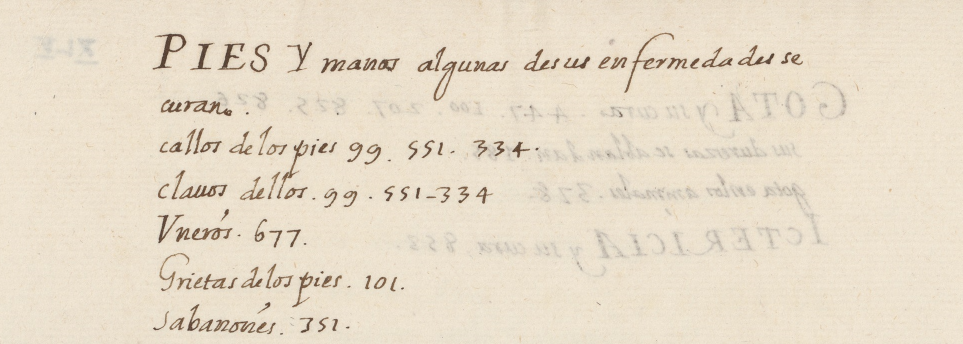
#> input picture joeal_data/hdibco2014/images/H08.png, 1925 x 688 px, found by its file name (shown at 1/2 size)
$ jupyter execute Bleedthrough_Classification.ipynb
#> lines starting #> are read from the running program, lines starting #| are printed output that depends on the picture; after the words box and inside, x2 and y2 are one past the last pixel; in counts of white or black regions, pixels touching at a corner belong together
# Bleed-through classification

Set `IMAGE_PATH` in the first code cell and select **Run All**. Use a Python 3 kernel with NumPy, OpenCV and Matplotlib. If needed, install them once with `%pip install numpy opencv-python matplotlib`.

The notebook reports whether a single scan shows signs of reverse-side ink and displays the candidate marks.

## Choose an image

The example uses a bundled H-DIBCO scan. Change the path to try another scan.

[cell 1]
IMAGE_PATH = "joeal_data/hdibco2014/images/H08.png"

## 1. Load the scan

OpenCV reads the scan as an 8-bit image. A relative path starts from the notebook kernel’s working folder. The original preview uses colour, and the algorithm uses grayscale.

[cell 2]
from pathlib import Path

import cv2
import matplotlib.pyplot as plt
import numpy as np

input_path = Path(IMAGE_PATH).expanduser()
if not input_path.is_absolute() and not input_path.is_file():
    input_path = Path.cwd().parent / input_path
input_path = input_path.resolve()
if not input_path.is_file():
    raise FileNotFoundError(f"Set IMAGE_PATH to an existing image file. Tried {input_path}")

original = cv2.imread(str(input_path), cv2.IMREAD_COLOR)
#> original is the input picture: shape (688, 1925, 3); mean B, G, R 200.8, 219.8, 231.4
if original is None:
    raise ValueError(f"OpenCV could not decode this image: {input_path}")
if min(original.shape[:2]) < 8:
    raise ValueError("The scan needs to be at least 8 pixels wide and tall.")

## Detection helpers

### Luminance

Convert BGR colour to one brightness value per pixel. Green gets the largest weight, followed by red and blue. The integer arithmetic rounds the weighted result back to an 8-bit pixel. A grayscale input passes through directly.

[cell 3]
def luminance(image):
    """Convert an OpenCV-order colour array to 8-bit grayscale."""
    if image.ndim == 2:
        return image
    blue, green, red = np.moveaxis(image.astype(np.int32), -1, 0)
    return ((3735 * blue + 19235 * green + 9798 * red + 16384) >> 15).astype(np.uint8)

### Area resize

Keep detection affordable by shrinking large scans. Each output pixel averages the source area it covers, including partial pixels at its borders. Cumulative sums let the inner helper calculate those averages efficiently in each direction.

[cell 4]
def area_resize(image, height, width):
    """Average the source pixel areas covered by each output pixel."""
    def along_axis(values, size):
        length = values.shape[-1]
        if size == length:
            return values
        boundaries = np.linspace(0, length, size + 1)
        left = boundaries.astype(int)
        cumulative = np.concatenate(
            (np.zeros_like(values[..., :1]), np.cumsum(values, axis=-1)), axis=-1
        )
        integrals = cumulative[..., left]
        integrals += values[..., np.minimum(left, length - 1)] * (boundaries - left)
        return np.diff(integrals, axis=-1) * (size / length)

    rows = along_axis(image.astype(np.float64), width)
    return np.rint(along_axis(rows.T, height).T).clip(0, 255).astype(np.uint8)

### One-dimensional filtering

Slide a row of weights along the chosen axis and sum the weighted neighbours for each pixel. Reflecting the image at the border gives the filter values to use near the edge. Gaussian smoothing and Sobel gradients both use this helper.

[cell 5]
def convolve_axis(image, kernel, axis):
    """Apply a one-dimensional kernel with reflected borders."""
    radius = len(kernel) // 2
    padding = [(0, 0)] * image.ndim
    padding[axis] = (radius, radius)
    padded = np.moveaxis(np.pad(image, padding, mode="reflect"), axis, 0)
    result = np.zeros_like(padded[radius:radius + image.shape[axis]], dtype=np.float32)
    for offset, weight in enumerate(kernel):
        result += weight * padded[offset:offset + image.shape[axis]]
    return np.moveaxis(result, 0, axis)

### Gaussian smoothing

Generate weights that decay with distance from the centre, then normalise them to add up to one. Applying these weights horizontally and vertically produces a smooth estimate of the page lighting. Larger sigma values smooth over a wider area.

[cell 6]
def gaussian(image, sigma):
    radius = round(4 * sigma)
    offsets = np.arange(-radius, radius + 1, dtype=np.float64)
    weights = np.exp(-0.5 * (offsets / sigma) ** 2)
    weights /= weights.sum()
    horizontal = convolve_axis(image, weights.astype(np.float32), 1)
    return convolve_axis(horizontal, weights.astype(np.float32), 0)

### Sobel edge strength

Lightly smooth the image, then estimate the horizontal and vertical changes in brightness with Sobel filters. Combine the two directions into one edge-strength value per pixel. Strong writing usually changes brightness more sharply than faint ghost strokes.

[cell 7]
def sobel_magnitude(image):
    smooth = (0.25, 0.5, 0.25)
    blurred = convolve_axis(convolve_axis(image, smooth, 1), smooth, 0)
    blurred = np.rint(blurred)
    derivative = (-1, 0, 1)
    smoothing = (1, 2, 1)
    dx = convolve_axis(convolve_axis(blurred, derivative, 1), smoothing, 0)
    dy = convolve_axis(convolve_axis(blurred, derivative, 0), smoothing, 1)
    return np.hypot(dx, dy)

### Mask expansion

Grow each marked pixel by a square neighbourhood of the requested radius. The classifier uses it to exclude faint pixels close to dark ink and to find the pixels along the dark ink boundary.

[cell 8]
def expand_mask(mask, radius, outside=False):
    """Mark pixels covered by a square neighbourhood of a foreground pixel."""
    height, width = mask.shape
    padded = np.pad(mask, radius, constant_values=outside)
    expanded = np.zeros_like(mask)
    for row in range(2 * radius + 1):
        for column in range(2 * radius + 1):
            expanded |= padded[row:row + height, column:column + width]
    return expanded

### Connected regions

Scan each row for runs of marked pixels. Join runs in adjacent rows when they touch horizontally or diagonally, then give each group a label and record its bounding box and pixel count. The classifier uses those measurements to decide which marks are plausible candidates.

[cell 9]
def connected_regions(mask):
    """Label 8-connected foreground by joining touching row runs."""
    parent = [0]
    runs = []
    previous = []

    def root(label):
        while parent[label] != label:
            parent[label] = parent[parent[label]]
            label = parent[label]
        return label

    for y, row in enumerate(mask):
        boundaries = np.flatnonzero(np.diff(row, prepend=False, append=False))
        current = []
        cursor = 0
        for start, end in boundaries.reshape(-1, 2):
            label = len(parent)
            parent.append(label)
            current.append((start, end, label))
            runs.append((y, start, end, label))
            while cursor < len(previous) and previous[cursor][1] < start:
                cursor += 1
            for index in range(cursor, len(previous)):
                left, _, predecessor = previous[index]
                if left > end:
                    break
                parent[root(predecessor)] = label
        previous = current

    labels = np.zeros(mask.shape, dtype=np.int32)
    regions = {}
    for y, start, end, label in runs:
        component = root(label)
        labels[y, start:end] = component
        x0, y0, x1, y1, area = regions.get(component, (start, y, end, y + 1, 0))
        regions[component] = (min(x0, start), y0, max(x1, end), y + 1, area + end - start)
    return labels, regions

### Histogram counts and sums

Count how often each brightness value appears. Build running totals for both pixel count and brightness so Otsu can calculate the size and mean of any intensity range by subtracting two totals.

[cell 10]
def _groups(image):
    counts = np.bincount(image.ravel(), minlength=256)
    levels = np.flatnonzero(counts)
    counts = counts[levels]
    weight = np.r_[0, np.cumsum(counts, dtype=np.float64)]
    moment = np.r_[0, np.cumsum(counts * levels, dtype=np.float64)]
    return levels, weight, moment

### Three-class Otsu

Try pairs of cutoffs that split the histogram into three non-empty groups. Score each pair by how well it separates the groups’ average brightness, accounting for how many pixels each group contains. The detector uses the winning cutoffs to find strong ink and middle-tone candidates.

[cell 11]
def threshold_multiotsu(image, classes=3):
    """Find two histogram splits that maximise variation between three groups."""
    if classes != 3:
        raise ValueError("Only three-class Otsu is implemented.")
    levels, weight, moment = _groups(image)
    if len(levels) < 3:
        raise ValueError("Three-class Otsu needs at least three intensity levels.")

    # Maximising the sum of count times mean squared is equivalent to
    # maximising between-class variance: the overall mean is fixed.
    best_score = -1.0
    best_pair = (1, 2)
    end = len(levels)
    for first in range(1, end - 1):
        second = np.arange(first + 1, end)
        scores = (
            moment[first] ** 2 / weight[first]
            + (moment[second] - moment[first]) ** 2 / (weight[second] - weight[first])
            + (moment[end] - moment[second]) ** 2 / (weight[end] - weight[second])
        )
        candidate = int(np.argmax(scores))
        if scores[candidate] > best_score:
            best_score = scores[candidate]
            best_pair = (first, int(second[candidate]))
    return tuple(int(levels[split - 1]) for split in best_pair)

## Classify the original scan

`bleedthrough_features` scales the longest side down to at most 1,200 pixels, corrects uneven lighting and splits brightness into three ranges. It treats the darkest range as an ink reference and looks for groups of middle-tone pixels away from that ink. It filters the groups by size, shape, fill and border contact.

The **tone score** is the middle-tone fraction of the page. The **component score** divides the area of retained groups by the dark ink area. The **edge score** makes the same comparison after giving more weight to groups whose edges are weaker than the dark ink edges.

The notebook uses the **edge flag** as the decision, matching the original pipeline. It requires a score of at least 0.04 and enough dark ink and candidate marks for the comparison. This is a heuristic from the project experiment. Faint front-side writing and ghost writing can look similar, and some subtle bleed-through can be missed.

[cell 12]
# Adapted from joeal_notebooks/Bleedthrough_detection_experiment.ipynb (Joeal branch).
THRESHOLDS = dict(tone=0.01, components=0.08, edges=0.04)


def bleedthrough_features(image, max_side=1200):
    if image is None or not isinstance(image,np.ndarray) or image.size == 0:
        raise ValueError('Expected a non-empty image')
    if image.dtype != np.uint8: raise ValueError('Expected uint8 input in [0,255]')
    if image.ndim == 2: gray = image
    elif image.ndim == 3 and image.shape[2] == 3: gray = luminance(image)
    else: raise ValueError('Expected greyscale or BGR image')
    if min(gray.shape)<8: raise ValueError('Image must be at least 8 pixels in each dimension')
    scale = min(1., max_side/max(gray.shape))
    size = (max(8,round(gray.shape[1]*scale)),max(8,round(gray.shape[0]*scale)))
    small_gray = area_resize(gray, size[1], size[0])
    # Detection-only lighting correction: broad scale preserves character-size marks.
    sigma = max(3.,0.08*min(small_gray.shape))
    illumination = gaussian(small_gray.astype(np.float32), sigma)
    norm = np.clip(small_gray.astype(np.float32)/np.maximum(illumination,1)*230,0,255).astype(np.uint8)
    h,w = norm.shape
    # Constant scans have no credible weak-ink class.
    if np.unique(norm).size >= 3:
        low,high = threshold_multiotsu(norm,classes=3)
        middle = (norm>low)&(norm<high)
        fg = norm<=low
    else:
        low=high=0; middle=np.zeros_like(norm,dtype=bool);fg=np.zeros_like(middle)
    # A fixed analysis-scale separation prevents foreground stroke edges dominating.
    near_fg = expand_mask(fg, radius=2)
    labels, regions = connected_regions(middle & ~near_fg)
    gradient = sobel_magnitude(small_gray)
    # Compare stroke boundaries, not interiors with zero gradient.
    fg_boundary = expand_mask(fg, radius=1) & expand_mask(~fg, radius=1)
    fg_grad = float(np.percentile(gradient[fg_boundary],75)) if fg_boundary.any() else 0.
    kept=[]; weighted_area=0.; details=[]
    for i, (x, y, right, bottom, area) in regions.items():
        bw, bh = right - x, bottom - y
        extent=area/(bw*bh); aspect=bw/max(bh,1)
        touches=x==0 or y==0 or x+bw==w or y+bh==h
        if area<5 or area>0.01*h*w or not (0.08<aspect<15) or extent<0.08:
            continue
        if touches and (area/max(bw,bh)<3): continue
        region = np.s_[y:bottom, x:right]
        component = labels[region] == i
        comp_grad = float(np.percentile(gradient[region][component], 75))
        weakness=float(np.clip(1-comp_grad/max(fg_grad,1),0,1))
        kept.append(i); weighted_area+=area*weakness
        details.append(dict(component=i,area=int(area),gradient=comp_grad,weakness=weakness))
    candidates=np.isin(labels,kept)
    area=int(candidates.sum()); fg_area=int(fg.sum())
    credible=fg_area>=0.002*h*w and len(kept)>=3 and area>=0.001*h*w
    scores=dict(tone=float(middle.mean()),components=area/max(fg_area,1),edges=weighted_area/max(fg_area,1))
    flags=dict(tone=scores['tone']>=THRESHOLDS['tone'],
      components=bool(credible and scores['components']>=THRESHOLDS['components']),
      edges=bool(credible and scores['edges']>=THRESHOLDS['edges']))
    return dict(scores=scores,flags=flags,credible=bool(credible),num_components=len(kept),
      candidate_fraction=float(candidates.mean()),foreground_fraction=float(fg.mean()),
      thresholds=(int(low),int(high)),middle=middle,candidates=candidates,
      analysis_gray=small_gray,analysis_normalised=norm,dark_ink_reference=fg,components=details)

## Display the classification

Run the detector on the original scan, print its decision and scores, and show where it found candidate marks. The right panel shows the marks at the detector’s analysis resolution.

[cell 13]
features = bleedthrough_features(original)
#> in convolve_axis, `radius = len(kernel) // 2`: radius = 137
#> in convolve_axis, `padded = np.moveaxis(np.pad(image, padding, mode="reflect"), axis, 0)`:
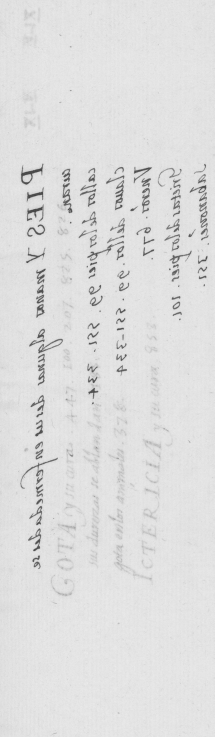
#> padded: shape (1474, 429) float32 (shown at 1/2 size); min 61, max 237, mean 222.1
#> the loop in convolve_axis, `for offset, weight in enumerate(kernel):` made 275 passes
#> weight on passes 1 to 3: 4.03e-06, 4.52e-06, 5.08e-06
#> call 2 of convolve_axis, with kernel = array of shape (275,), axis = 0
#> in convolve_axis (call 2), `padded = np.moveaxis(np.pad(image, padding, mode="reflect"), axis, 0)`:
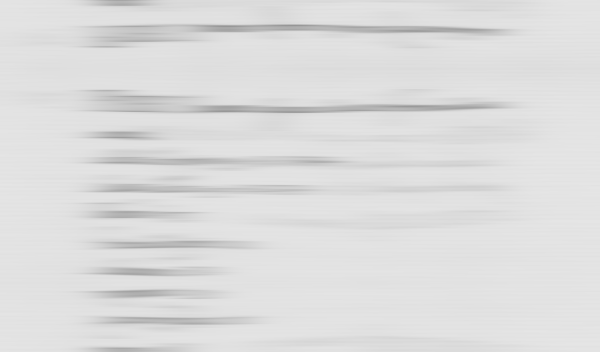
#> padded: shape (703, 1200) float32 (shown at 1/2 size); min 146, max 229.9, mean 221
#> the loop in convolve_axis (call 2), `for offset, weight in enumerate(kernel):` made 275 passes
#> after the loop in convolve_axis (call 2), `for offset, weight in enumerate(kernel):`:
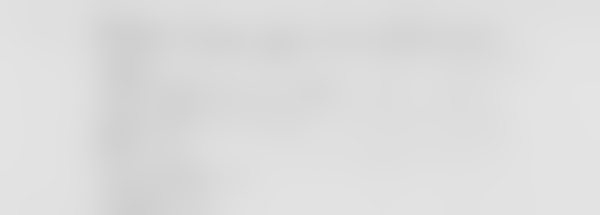
#> result: shape (429, 1200) float32 (shown at 1/2 size); min 207.4, max 228.1, mean 221.1
#> in _groups, `counts = np.bincount(image.ravel(), minlength=256)`: counts = 256 values, max 45659 at index 231, min 0 at index 0, mean 2010.9
#> in _groups, `levels = np.flatnonzero(counts)`: levels = 190 values from 66 to 255
#> in _groups, `counts = counts[levels]`: counts = 190 values, max 45659 at index 165, min 1 at index 0, mean 2709.5
#> in _groups, `weight = np.r_[0, np.cumsum(counts, dtype=np.float64)]`: weight = 191 values from 0 to 514800
#> in _groups, `moment = np.r_[0, np.cumsum(counts * levels, dtype=np.float64)]`: moment = 191 values from 0 to 118132107
#> in threshold_multiotsu, `levels, weight, moment = _groups(image)`: levels = 190 values from 66 to 255; weight = 191 values from 0 to 514800; moment = 191 values from 0 to 118132107
#> in threshold_multiotsu, `end = len(levels)`: end = 190
#> the loop in threshold_multiotsu, `for first in range(1, end - 1):` made 188 passes
#> (candidate, best_pair) on passes 1 to 8: (110, (1, 112)), (109, (2, 112)), (108, (3, 112)), (107, (4, 112)), (106, (5, 112)), (105, (6, 112)), (104, (7, 112)), (103, (8, 112))
#> after the loop in threshold_multiotsu, `for first in range(1, end - 1):`: best_score = 2.73e+10
#> in bleedthrough_features, `low,high = threshold_multiotsu(norm,classes=3)`: low = 158; high = 217
#> in bleedthrough_features, `middle = (norm>low)&(norm<high)`:
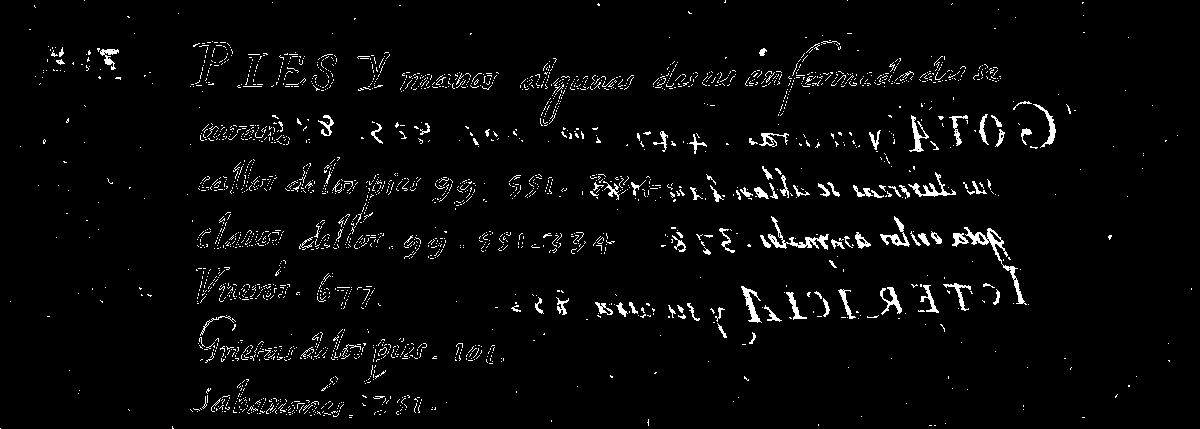
#> middle: shape (429, 1200) bool; 3.1% white in thin lines or dots
#> after the loop in expand_mask, `for row in range(2 * radius + 1):`:
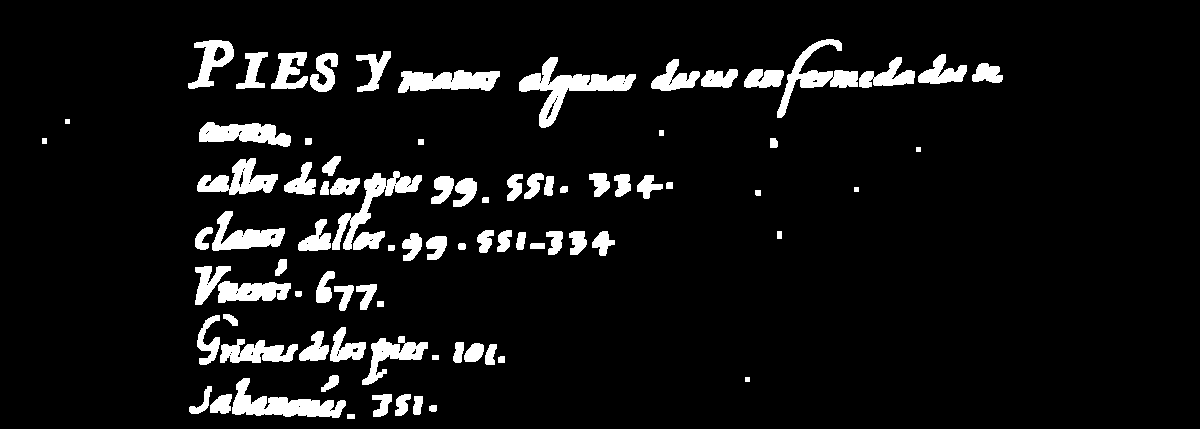
#> expanded: shape (429, 1200) bool; 7.6% white; 86 white regions, largest, box (x1, y1, x2, y2) and area: (519, 57, 636, 128) 2456, (232, 378, 346, 418) 2000, (332, 171, 422, 250) 1723
#> the loop in connected_regions, `for y, row in enumerate(mask):` made 429 passes
#> previous on passes 2, 7, 8: [(725, 726, 4)], [(34, 35, 16)], [(35, 36, 17)]
#> after the loop in connected_regions, `for y, row in enumerate(mask):`: parent = 2823 values, max 2822 at index 2820, min 0 at index 0, mean 1425.8; runs = 2822 items, first 6: (0, 84, 85, 1), (0, 725, 726, 2), (0, 847, 848, 3), (1, 725, 726, 4), (2, 272, 273, 5), (2, 724, 726, 6)
#> the loop in connected_regions, `for y, start, end, label in runs:` made 2822 passes
#> (y, start, end) on passes 44 to 46: (47, 52, 53), (47, 55, 56), (47, 62, 63)
#> after the loop in connected_regions, `for y, start, end, label in runs:`:
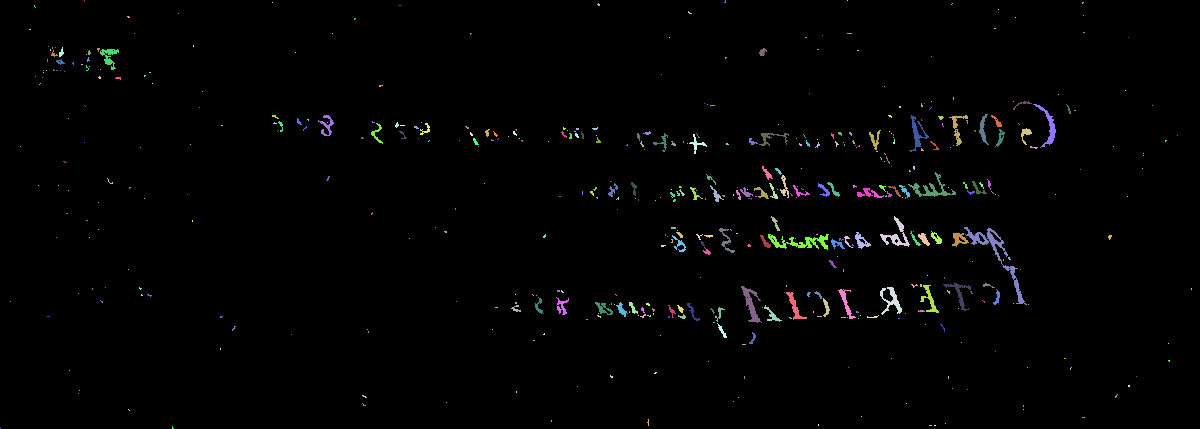
#> labels: shape (429, 1200) int32; 493 distinct labels, from 0 to 2822; one colour per label, 0 black
#> the loop in convolve_axis (call 5), `for offset, weight in enumerate(kernel):` made 3 passes
#> pass 1, in convolve_axis (call 5), `result += weight * padded[offset:offset + image.shape[axis]]`:
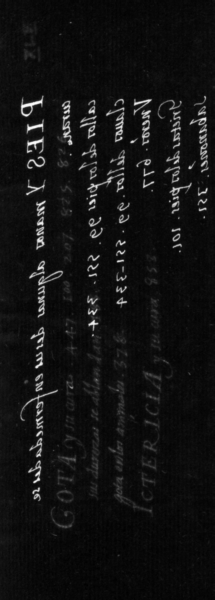
#> result: shape (1200, 429) float32 (shown at 1/2 size); min -233, max -70, mean -221.1; drawn with min black and max white
#> in convolve_axis (call 5), `return np.moveaxis(result, 0, axis)`:
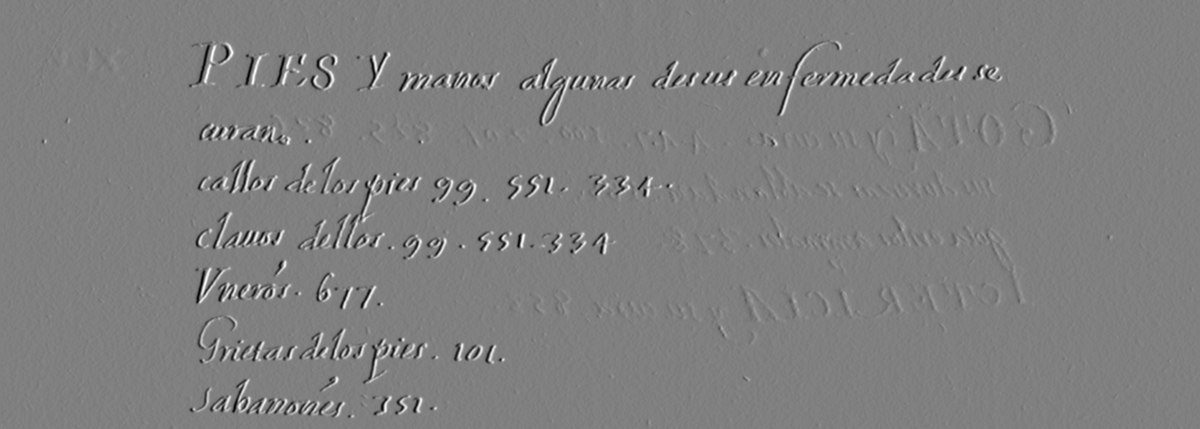
#> returned value: shape (429, 1200) float32; min -108, max 107, mean 0; drawn with min black and max white
#> the loop in bleedthrough_features, `for i, (x, y, right, bottom, area) in regions.items():` made 492 passes
#> (i, x, y, right, bottom, area) on passes 32, 34, 36: (106, 59, 47, 64, 57, 27), (104, 759, 48, 767, 56, 40), (154, 100, 49, 119, 70, 161)
detected = features["flags"]["edges"]
print(f"Bleed-through {'detected' if detected else 'not detected'}")
#| Bleed-through detected
for name, score in features["scores"].items():
    print(f"{name.capitalize()} score: {score:.4f}")
#> this loop made 3 passes
#> (name, score) on passes 1 to 3: ('tone', 0.0311), ('components', 0.684), ('edges', 0.564)
#> (printed output is left out)
print(f"Candidate groups: {features['num_components']}")
#| Candidate groups: 204

figure, axes = plt.subplots(1, 2, figsize=(13, 6))
axes[0].imshow(cv2.cvtColor(original, cv2.COLOR_BGR2RGB))
axes[0].set_title("Original scan")
axes[1].imshow(features["candidates"], cmap="gray_r", vmin=0, vmax=1)
axes[1].set_title("Candidate marks in black")
for axis in axes:
    axis.axis("off")
figure.tight_layout()
plt.show()
plt.close(figure)
